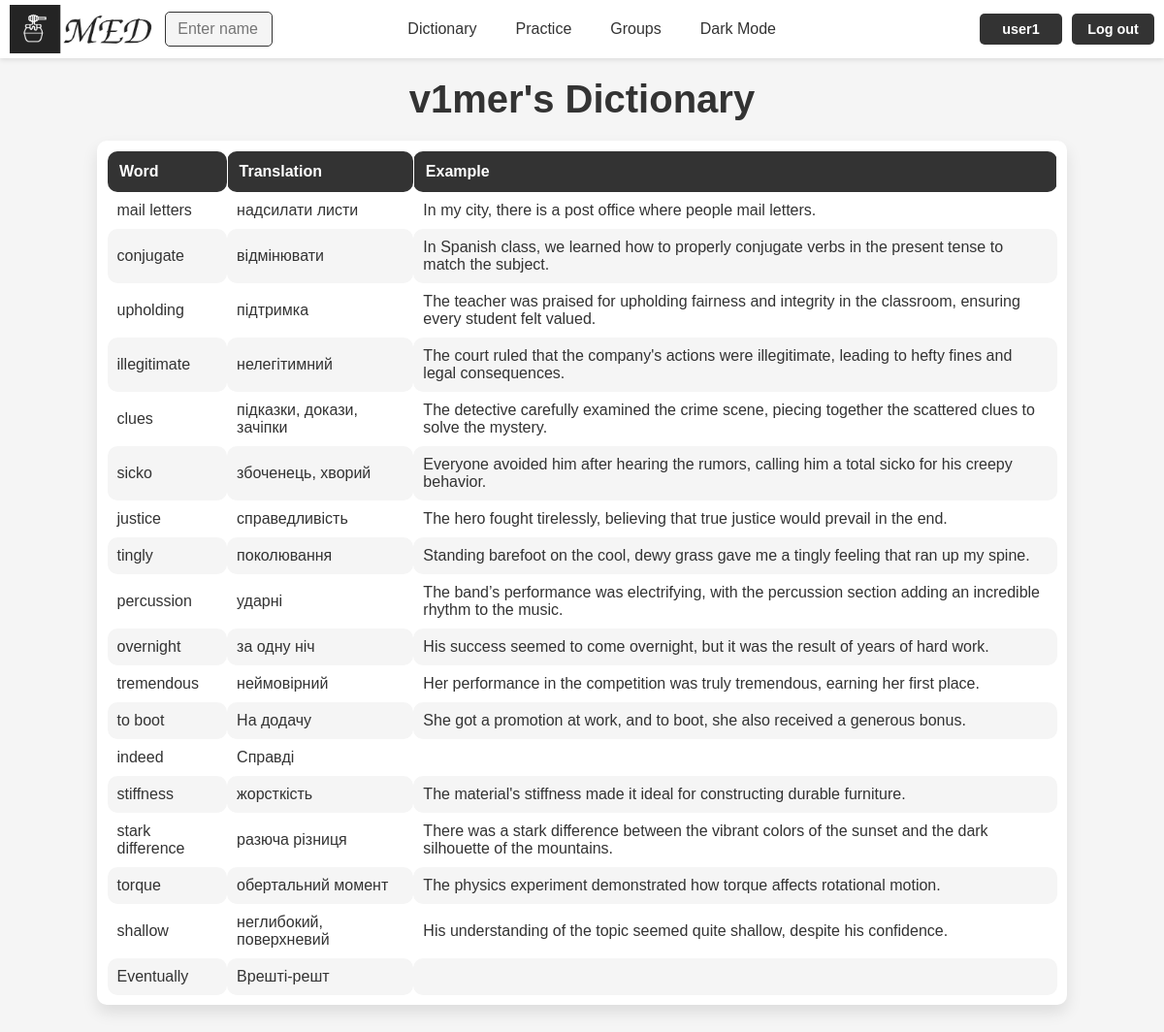
The app's page /words/v1mer (signed in), older data.
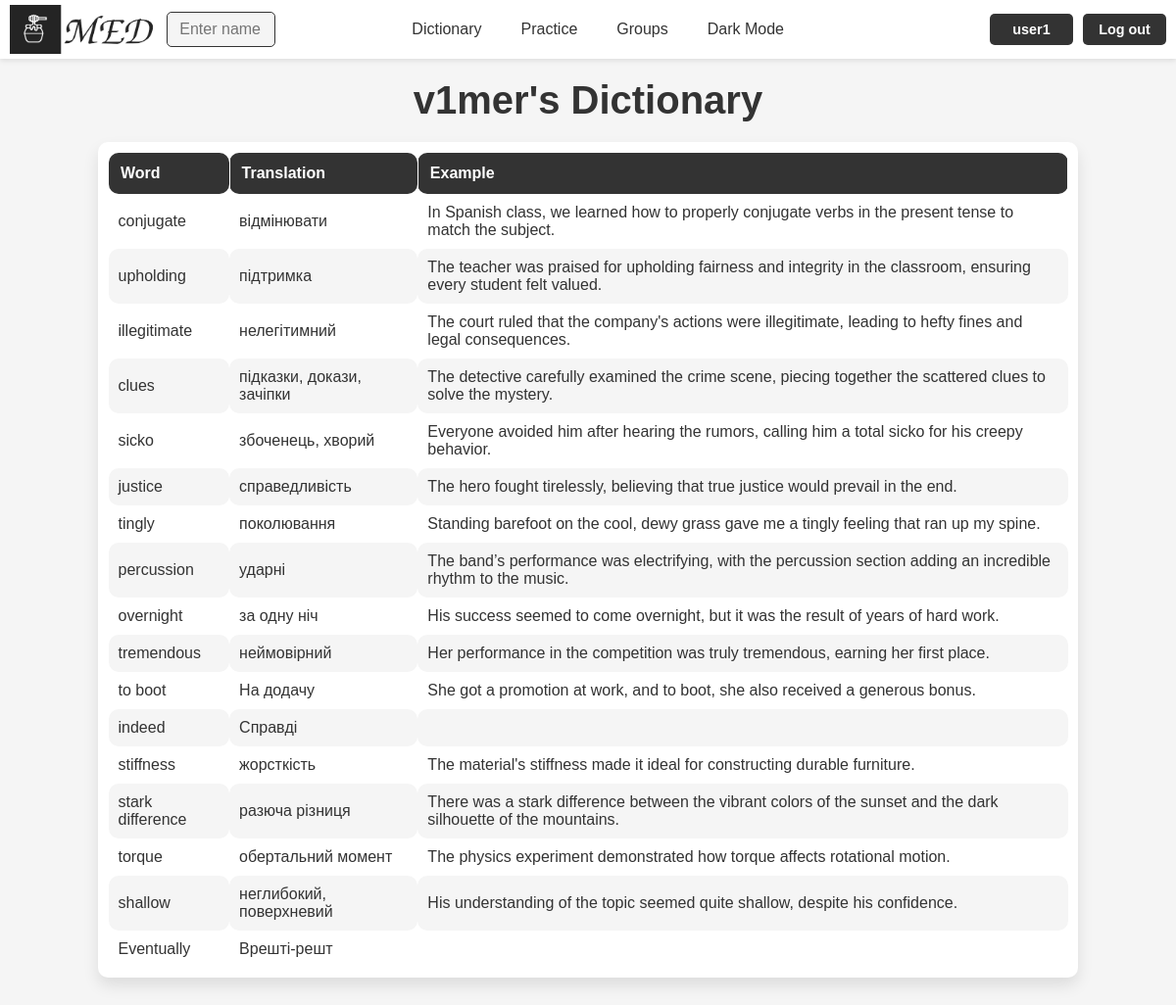
The same page, newer data.
### med/models.py (models this page shows, shortened)
class Word(models.Model):
    word = models.CharField(max_length=100)
    translation = models.CharField(max_length=100)
    example = models.TextField(blank=True)
    time_create = models.DateTimeField(auto_now_add=True)
    time_update = models.DateTimeField(auto_now=True)
    user = models.ForeignKey(User, on_delete=models.CASCADE)
    is_favourite = models.BooleanField(default=False)
    class Meta:
        ordering = ['-time_create', 'word']
        indexes = [
            models.Index(fields=['-time_create'])
        ]

### med/views.py (the view)
# urls.py: path('words/<slug:user_name>', views.WordListView.as_view(), name='words'),
@method_decorator(login_required, name='dispatch')
class WordListView(ListView):
    model = Word
    template_name = 'med/words.html'
    context_object_name = 'words'
    paginate_by = 25
    def get_queryset(self):
        user_name = self.kwargs['user_name']
        user = get_object_or_404(User, username=user_name)
        self.is_my_dict = user == self.request.user
        return Word.objects.filter(user=user)
    def get_context_data(self, **kwargs):
        context = super().get_context_data(**kwargs)
        user = get_object_or_404(User, username=self.kwargs['user_name'])
        request_user = self.request.user
        friends = User.objects.filter(
            Q(friendship_requests_sent__receiver=user, friendship_requests_sent__status='accepted') |
            Q(friendship_requests_received__sender=user, friendship_requests_received__status='accepted')
        ).distinct()
        is_friends = request_user in friends
        context.update({
            'user_name': self.kwargs['user_name'],
            'user': user,
            'title': f"{self.kwargs['user_name']}'s Dictionary",
            'is_my_dict': getattr(self, 'is_my_dict', False),
            'is_dict': True,
            'logged_user': request_user,
            'access': UserProfile.objects.get(user=user).access_dictionary,
            'is_friends': is_friends,
        })
        return context

### med/templates/med/words.html (shortened to what this page needs)
{% extends 'base.html' %}
{% load static %}
{% block content %}
<h1>{{title}}</h1>
<div class="word_table_container">
    {% if words %}
    <table class="word_table">
        {% if is_my_dict or access == 'every' or access == 'friends' and is_friends %}
        <thead>
            <tr>
                <th>Word</th>
                <th>Translation</th>
                <th>Example</th>
            </tr>
        </thead>
        <tbody>
            {% for word in words %}
                <tr>
                    <td>{{ word.word }}</td>
                    <td>{{ word.translation }}</td>
                    <td>{{ word.example }}</td>
                </tr>
            {% endfor %}
        </tbody>
        {% else %}
        <p> </p>
        <p><b>{{ user_name }} has a private dictionary</b></p>
        {% endif %}
    {% else %}
    <p> </p>
    <p><b>There are no words yet</b></p>
    {% endif %}
    </table>
</div>
{% endblock %}

Row changes from the older to the newer data that the page shows:
removed Word: word "mail letters", translation "надсилати листи", example "In my city, there is a post office where people mail letters."
